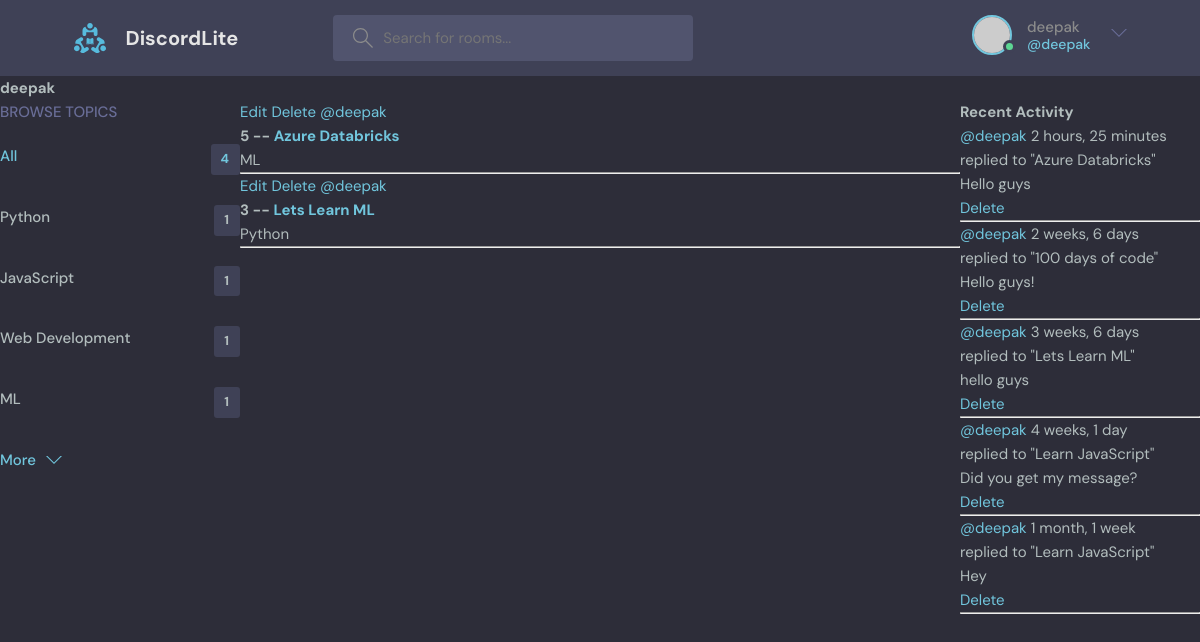
/profile/1/ (signed in), run on the app's committed database.
### base/models.py (models this page shows, shortened)
class Topic(models.Model):
    name = models.CharField(max_length=200)

class Room(models.Model):
    host = models.ForeignKey(User, on_delete=models.SET_NULL, null=True)
    topic = models.ForeignKey(Topic, on_delete=models.SET_NULL, null=True)
    name = models.CharField(max_length=200)
    description = models.TextField(null=True, blank=True)
    participants = models.ManyToManyField(
        User, related_name='participants', blank=True)
    updated = models.DateTimeField(auto_now=True)
    created = models.DateTimeField(auto_now_add=True)
    class Meta:
        ordering = ["-updated", "-created"]
    def __str__(self):
        return self.name

class Message(models.Model):
    user = models.ForeignKey(User, on_delete=models.CASCADE)
    room = models.ForeignKey(Room, on_delete=models.CASCADE)
    body = models.TextField()
    updated = models.DateTimeField(auto_now=True)
    created = models.DateTimeField(auto_now_add=True)
    class Meta:
        ordering = ["-updated", "-created"]
    def __str__(self):
        return self.body[:50]

### base/views.py (the view)
# urls.py: path('profile/<str:pk>/', views.userProfile, name='user-profile'),
def userProfile(request, pk):
    user = User.objects.get(id=pk)
    rooms_list = user.room_set.all()
    room_messages = user.message_set.all()
    topics = Topic.objects.all()
    context = {'user': user, 'rooms_list': rooms_list,
               'room_messages': room_messages, 'topics': topics}
    return render(request, 'base/profile.html', context)

### base/templates/base/profile.html (shortened to what this page needs)
{% extends 'main.html' %} {% block content %}
<h1>{{user.username}}</h1>
<div class="profile-container">
    <div>{% include 'base/topics_component.html'%}</div>
    <div>{% include 'base/feed_component.html'%}</div>
    <div>{% include 'base/activity_component.html' %}</div>
</div>
{% endblock content%}

### templates/navbar.html (shortened to what this page needs)
{% load static %}
<header class="header header--loggedIn">
    <div class="container">
        <a href="{% url 'home' %}" class="header__logo">
            <img src="{% static 'images/logo.svg' %}" />
            <h1>DiscordLite</h1>
        </a>
        <form class="header__search" method="GET" action="{% url 'home' %}">
            <label>
                <input type="text" name="q" placeholder="Search for rooms..." />
            </label>
        </form>
        <nav class="header__menu">
            {% if request.user.is_authenticated %}
            <div class="header__user">
                <a href="profile.html">
                    <div class="avatar avatar--medium active">
                        <img src="https://randomuser.me/api/portraits/men/37.jpg" />
                    </div>
                    <p>
                        {{ request.user.username }}
                        <span>@{{ request.user.username }}</span>
                    </p>
                </a>
                <button class="dropdown-button">
                    <svg version="1.1" xmlns="http://www.w3.org/2000/svg" width="32" height="32" viewBox="0 0 32 32">
                        <title>chevron-down</title>
                        <path d="M16 21l-13-13h-3l16 16 16-16h-3l-13 13z"></path>
                    </svg>
                </button>
            </div>
            {% else %}
            <a href="{% url 'login' %}">
                <img src="{% static 'images/avatar.svg' %}" />
                <p>Login</p>
            </a>
            {% endif %}
        </nav>
    </div>
</header>

### base/templates/base/topics_component.html
<div class="topics">
    <div class="topics__header">
        <h2>Browse Topics</h2>
    </div>
    <ul class="topics__list">
        <li>
            <a href="{% url 'home' %}" class="active"
                >All <span>{{ topics.count }}</span></a
            >
        </li>
        {% for topic in topics %}
        <li>
            <a href="{% url 'home' %}?q={{topic.name}}"
                >{{topic.name}}<span>{{ topic.room_set.all.count }}</span></a
            >
        </li>
        {% endfor %}
    </ul>
    <a class="btn btn--link" href="topics.html">
        More
        <svg
            version="1.1"
            xmlns="http://www.w3.org/2000/svg"
            width="32"
            height="32"
            viewBox="0 0 32 32"
        >
            <title>chevron-down</title>
            <path d="M16 21l-13-13h-3l16 16 16-16h-3l-13 13z"></path>
        </svg>
    </a>
</div>

### base/templates/base/feed_component.html
{% for room in rooms_list %}
<div>
    {% if request.user == room.host %}
    <a href="{% url 'update-room' room.id %}">Edit</a>
    <a href="{% url 'delete-room' room.id %}">Delete</a>
    {% endif %}
    <a href="{% url 'user-profile' room.host.id %}">@{{room.host.username}}</a>
    <h5>
        {{room.id}} --
        <a href="{% url 'room' room.id %}">{{room.name}}</a>
    </h5>
    <small>{{room.topic.name}}</small>
    <hr />
</div>
{% endfor %}

### base/templates/base/activity_component.html
<h3>Recent Activity</h3>
{% for message in room_messages %}
<div>
    <small>
        <a href="{% url 'user-profile' message.user.id %}">@{{message.user}}</a>
        {{message.created|timesince}}
    </small>
    <br />
    <small>replied to "{{message.room}}"</small>
    <p>{{message}}</p>
    {% if message.user == request.user %}
    <a href="{% url 'delete-message' message.id %}">Delete</a>
    {% endif %}
    <hr />
</div>
{% endfor %}

### static/styles/style.css (style rules this page uses)
:root { --color-main: #71c6dd; --color-main-light: #e1f6fb; --color-dark: #3f4156; --color-dark-medium: #51546e; --color-dark-light: #696d97; --color-light: #e5e5e5; --color-gray: #8b8b8b; --color-light-gray: #b2bdbd; --color-bg: #2d2d39; --color-success: #5dd693; --color-error: #fc4b0b; }
* { font-family: "DM Sans", -apple-system, BlinkMacSystemFont, "Segoe UI", Roboto, Oxygen, Ubuntu, Cantarell, "Open Sans", "Helvetica Neue", sans-serif; margin: 0; padding: 0; box-sizing: border-box; text-rendering: optimizeLegibility; font-size: inherit; }
html { font-size: 56.25%; }
@media only screen and (min-width: 1200px) { html { font-size: 62.5%; } }
body { line-height: 1.6; font-weight: 400; font-size: 1.5rem; color: var(--color-light-gray); background-color: var(--color-bg); min-height: 100vh; }
img { width: 100%; }
a { display: inline-block; color: var(--color-main); text-decoration: none; }
.container { max-width: 120rem; width: 90%; margin: auto; }
.btn { background-color: transparent; border: none; display: inline-flex; align-items: center; gap: 1rem; cursor: pointer; transition: all ease-in-out 0.3s; padding: 1rem 2rem; border-radius: 5px; box-shadow: 1px 1px 3px 1px rgba(0, 0, 0, 0.15); font-weight: 500; }
.btn--link { border-radius: 0; padding: 0; color: var(--color-main); box-shadow: none; }
.btn > svg { fill: currentColor; width: 1.6rem; height: 1.6rem; }
.avatar { position: relative; display: inline-block; border-radius: 50%; border: 2px solid var(--color-main); }
.avatar img { display: block; border-radius: 50%; object-fit: cover; object-position: center; }
.avatar::after { content: ""; display: block; position: absolute; background-color: var(--color-gray); z-index: 111; border-radius: 50%; border: 0.3rem solid var(--color-dark); }
.avatar.active::after { background-color: var(--color-success); }
.avatar.avatar--medium img { width: 3.6rem; height: 3.6rem; border-radius: 50%; }
.avatar.avatar--medium:after { width: 0.7rem; height: 0.7rem; bottom: 0px; right: -6px; }
.header { padding: 1.5rem; background-color: var(--color-dark); }
.header > .container { display: flex; gap: 9.5rem; }
.header__logo, .header__user { display: flex; gap: 2rem; align-items: center; }
.header__logo > img { height: 3.2rem; width: 3.2rem; }
.header__logo > h1 { font-weight: 700; font-size: 2rem; color: var(--color-light); }
.header__search > label { background-color: var(--color-dark-medium); padding: 1.3rem 1rem; display: flex; align-items: center; gap: 1rem; border-radius: 4px; }
.header__search svg { fill: var(--color-gray); width: 2rem; height: 2rem; margin-left: 1rem; }
.header__search input { width: 30rem; background: transparent; border: none; outline: none; color: var(--color-light); }
.header__menu { margin-left: auto; position: relative; }
.header__menu a { display: flex; gap: 1.5rem; align-items: center; font-weight: 500; text-decoration: none; color: var(--color-gray); }
.header__menu img { height: 3.6rem; }
.header__menu p { line-height: 1.2; }
.header__menu span { color: var(--color-main); font-weight: 500; font-size: 1.4rem; display: block; }
.header__menu svg { width: 1.6rem; height: 1.6rem; fill: var(--color-dark-light); }
.dropdown-button { background: transparent; border: 0; outline: 0; cursor: pointer; }
.topics__header { margin-bottom: 2rem; }
.topics__header h2 { text-transform: uppercase; font-weight: 500; color: var(--color-dark-light); }
.topics__list { list-style: none; }
.topics__list li a { display: flex; justify-content: space-between; margin-bottom: 3rem; font-weight: 500; color: var(--color-light-gray); transition: all 0.3s ease-in-out; }
.topics__list li a.active, .topics__list li a:hover { color: var(--color-main); }
.topics__list li a span { padding: 0.5rem 1rem; background-color: var(--color-dark); border-radius: 3px; font-size: 1.3rem; font-weight: 700; letter-spacing: 1px; }

### base/templates/base/profile.html (style rules this page uses)
.profile-container { display: grid; grid-template-columns: 1fr 3fr 1fr; }

### data on the page
Topic: name "Python", room_set.all.count "1"
Topic: name "JavaScript", room_set.all.count "1"
Topic: name "Web Development", room_set.all.count "1"
Topic: name "ML", room_set.all.count "1"
Room: shows "Edit", host.username "deepak", id "5", name "Azure Databricks", topic.name "ML"
Room: shows "Edit", host.username "deepak", id "3", name "Lets Learn ML", topic.name "Python"
Message: user "deepak", created "2 hours, 25 minutes", room "Azure Databricks", body "Hello guys", shows "Delete"
Message: user "deepak", created "2 weeks, 6 days", room "100 days of code", body "Hello guys!", shows "Delete"
Message: user "deepak", created "3 weeks, 6 days", room "Lets Learn ML", body "hello guys", shows "Delete"
Message: user "deepak", created "4 weeks, 1 day", room "Learn JavaScript", body "Did you get my message?", shows "Delete"
Message: user "deepak", created "1 month, 1 week", room "Learn JavaScript", body "Hey", shows "Delete"

### other printed values
{{ request.user.username }} "deepak"
{{ user.username }} "deepak"
{{ topics.count }} "4"
